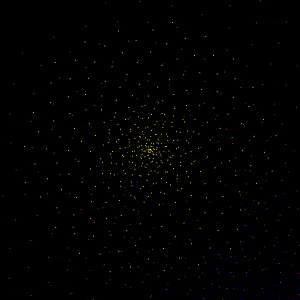
Frame 1 (no input)
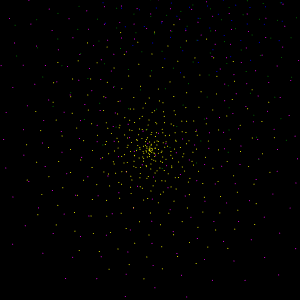
Frame 60 (no input)
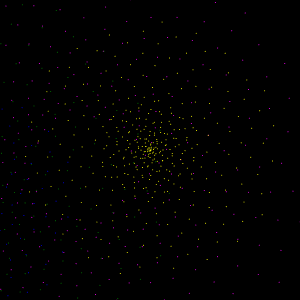
Frame 120 (the mouse pressed at the canvas centre since frame 60)

The p5.js sketch that drew these frames (run headless with seeded random() and noise() and a simulated clock; from frame 60 on, the mouse is pressed at the canvas centre):

// p5.js sketch
// ── sketch.js
var start = 0;
function setup() {
  createCanvas(300, 300);
  smooth();
}

function draw() {
  background(0);
  translate(width/2, height/2);
  angleMode(DEGREES);
  rotate(start+=10);
  angleMode(RADIANS);
  noStroke()
  fill('magenta');
  var rad = 50;
  for (var i = 0; i < 360; i++) {
    
    rad += 0.5;
    var x = 50 + sin(i)*rad;
    var y = 50 + cos(i)*rad;
    ellipse(x, y, 1, 1);
  }
  
  fill('green');
  for (var i = 0; i < 360; i++) {
    
    rad -= 0.5;
    var x = 150 + sin(i)*rad;
    var y = 150 + cos(i)*rad;
    ellipse(x, y, 1, 1);
  }
  
  var rad2 = 50;
  
  fill('blue');
  for (var i = 0; i < 360; i++) {
    
    rad2 -= 0.5;
    var x = 150 + sin(i)*rad2;
    var y = 150 + cos(i)*rad2;
    ellipse(x, y, 1, 1);
  }
  
  fill('yellow');
  for (var i = 0; i < 360; i++) {
    
    rad2 += 0.5;
    var x = 0 + sin(i)*rad2;
    var y = 0 + cos(i)*rad2;
    ellipse(x, y, 1, 1);
  }
}
